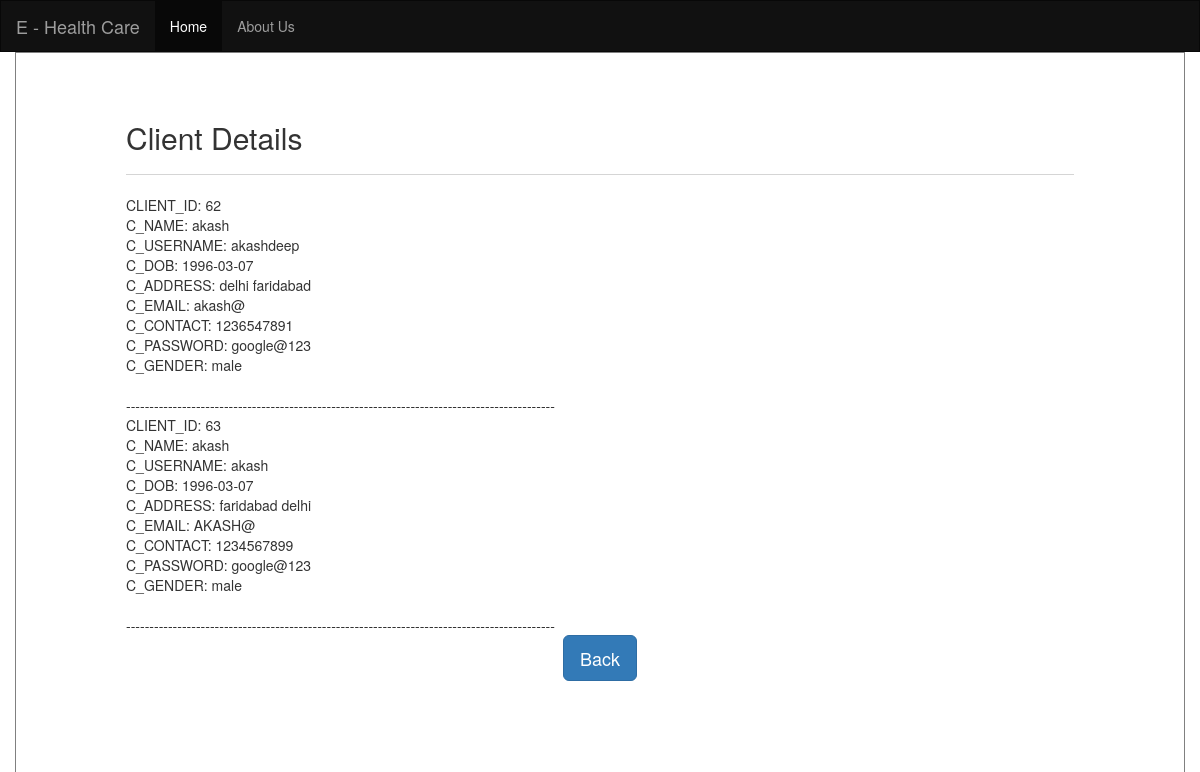
The page /admin1.php on the database its author committed.
### tables this page shows
CREATE TABLE `clientdetails` (
  `CLIENT_ID` int(30) NOT NULL,
  `C_NAME` varchar(50) NOT NULL,
  `C_USERNAME` varchar(30) NOT NULL,
  `C_DOB` date NOT NULL,
  `C_ADDRESS` varchar(100) NOT NULL,
  `C_EMAIL` varchar(100) NOT NULL,
  `C_CONTACT` int(10) NOT NULL,
  `C_PASSWORD` varchar(100) NOT NULL,
  `C_GENDER` varchar(10) NOT NULL
);

### admin1.php (the view, shortened to what this page needs)
<!DOCTYPE html>
<html lang="en">
<head>
  <link rel="stylesheet" href="css/bootstrap.min.css">
</head>
<body>
<nav class="navbar navbar-inverse">
  <div class="container-fluid">
    <div class="navbar-header">
      <a class="navbar-brand" href="index.html">E - Health Care</a>
    </div>
    <div class="collapse navbar-collapse" id="myNavbar">
      <ul class="nav navbar-nav">
        <li class="active"><a href="index.html">Home</a></li>
        <li><a href="about.html">About Us</a></li>
      </ul>
      </div>
  </div>
</nav>
<div class="container">
<div class="jumbotron">
<h2>Client Details</h2>
<hr>
<div class="row">
<div class="col-xs-12 col-sm-12 col-md-12 col-ld-12">
<?php
$sql= "SELECT * FROM clientdetails";
$result = mysql_query($sql);
while($row = mysql_fetch_assoc($result)){
    foreach($row as $key => $val){
        echo $key . ":   " . $val."   " ;
    echo "<br>";}echo "<BR />";
	echo "--------------------------------------------------------------------------------------------";
	echo "<BR />";
}
?><form action="admin.php"><p text align="center">
    <button type="submit" class="btn btn-lg btn-primary">Back</button>
</form></p>
</div></div></div></div>
</body>
</html>

### admin1.php (style rules this page uses)
p { font-size: 140%; }
body { background-repeat:repeat-y; }

### rows shown on the page
clientdetails: key "CLIENT_ID", CLIENT_ID "62", key "C_NAME", C_NAME "akash", key "C_USERNAME", C_USERNAME "akashdeep", key "C_DOB", C_DOB "1996-03-07", key "C_ADDRESS", C_ADDRESS "delhi faridabad", key "C_EMAIL", C_EMAIL "akash@", key "C_CONTACT", C_CONTACT "1236547891", key "C_PASSWORD", C_PASSWORD "google@123", key "C_GENDER", C_GENDER "male"
clientdetails: key "CLIENT_ID", CLIENT_ID "63", key "C_NAME", C_NAME "akash", key "C_USERNAME", C_USERNAME "akash", key "C_DOB", C_DOB "1996-03-07", key "C_ADDRESS", C_ADDRESS "faridabad delhi", key "C_EMAIL", C_EMAIL "AKASH@", key "C_CONTACT", C_CONTACT "1234567899", key "C_PASSWORD", C_PASSWORD "google@123", key "C_GENDER", C_GENDER "male"
